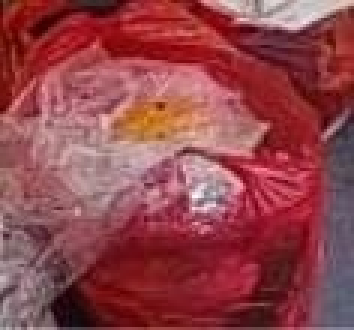
#> input picture ONNX/left.jpg, 118 x 110 px, found by its file name (shown 3 times larger)
$ python weight_test.py
#> lines starting #> are read from the running program, lines starting #| are printed output that depends on the picture
#> further down, image is the input picture: shape (110, 118, 3); mean B, G, R 75.2, 68.8, 145.9
"""使用转换后的模型进行测试"""

import cv2
import numpy as np


def load_rknn_model(model_file):
    """通过 .rknn 文件加载模型"""
    from rknn.api import RKNN
    # 模型加载之前需要进行解密处理
    rknn = RKNN()
    ret = rknn.load_rknn(model_file)
    if ret != 0:
        print('load rknn model failed')
    ret = rknn.init_runtime()
    if ret != 0:
        print('Init runtime environment failed')
    return rknn


def img_processing(img, new_shape=(384, 384), color=(0, 0, 0)):
    """
    resize 图像尺寸, 保证了图像的长宽比例不变
    """
#> called with new_shape = (224, 224), color = (0, 0, 0)
    shape = img.shape[:2]
#> shape = (110, 118)
    if tuple(shape) == new_shape:
        return img
    if isinstance(new_shape, int):
        new_shape = (new_shape, new_shape)

    r = min(new_shape[0] / shape[0], new_shape[1] / shape[1])
#> r = 1.9
    new_unpad = int(round(shape[1] * r)), int(round(shape[0] * r))  # Compute padding
#> new_unpad = (224, 209)
    dw, dh = new_shape[1] - new_unpad[0], new_shape[0] - new_unpad[1]  # wh padding
#> dw = 0; dh = 15

    if shape[::-1] != new_unpad:  # resize
        img = cv2.resize(img, new_unpad, interpolation=cv2.INTER_LINEAR)
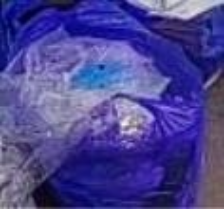
#> img: shape (209, 224, 3); mean of channels 0, 1, 2 145.8, 68.7, 75.1; drawn as B, G, R
    top, bottom = int(round(dh / 2 - 0.1)), int(round(dh / 2 + 0.1))
#> top = 7; bottom = 8
    left, right = int(round(dw / 2 - 0.1)), int(round(dw / 2 + 0.1))
#> left = 0; right = 0
    img = cv2.copyMakeBorder(img, top, bottom, left, right, cv2.BORDER_CONSTANT, value=color)  # add border
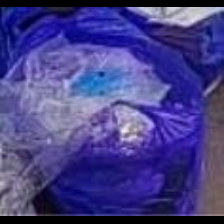
#> img: shape (224, 224, 3); mean of channels 0, 1, 2 136.1, 64.1, 70; drawn as B, G, R
    return img


image = cv2.imread('left.jpg')
image = cv2.cvtColor(image, cv2.COLOR_BGR2RGB)
image = img_processing(image, new_shape=(224, 224))  # 对图像尺寸进行调整

model = load_rknn_model('left_obj_efficient.rknn')
#> (the run stopped early here; a loop or call above may not have finished)
